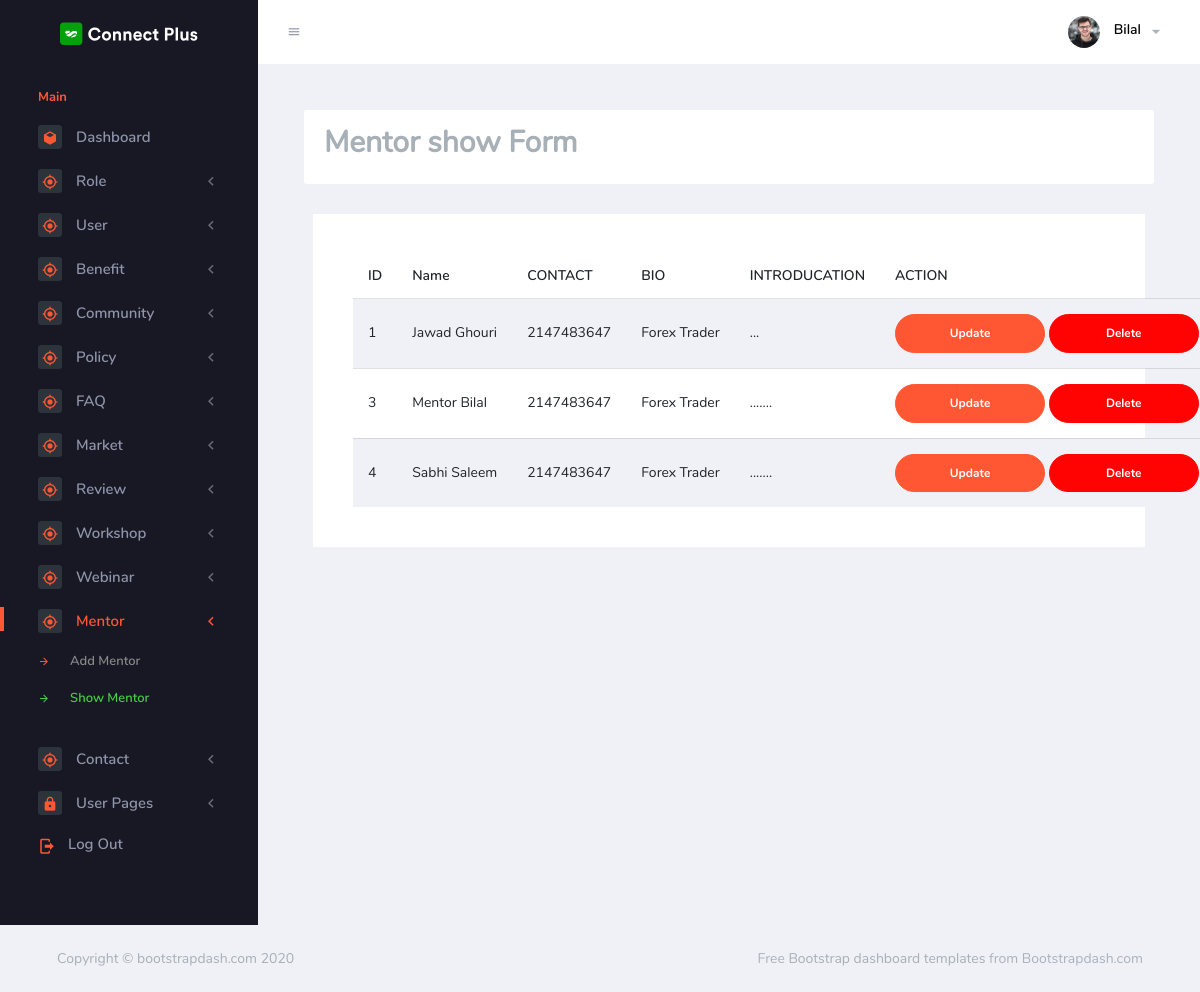
The page /adminpanel/mentorshow.php (signed in) on the database its author committed.
### tables this page shows
CREATE TABLE `mentor` (
  `mentor_id` int(11) NOT NULL,
  `name` varchar(255) NOT NULL,
  `contact_info` int(11) NOT NULL,
  `bio` varchar(255) NOT NULL,
  `introduction` varchar(255) NOT NULL
);

### adminpanel/mentorshow.php (the view)
<?php
include "header.php";
?>
   <div class="main-panel">
          <div class="content-wrapper">
            <div class="row" id="proBanner">
              <div class="col-12">
                <span class="d-flex align-items-center purchase-popup">
                    <h1>Mentor show Form</h1>
                </span>
              </div>
            </div>
            <div class="col-lg-12 grid-margin stretch-card">
                <div class="card">
                  <div class="card-body">
                    <table class="table table-striped">
                      <thead>
                        <tr>
                          <th>ID</th>
                          <th>Name</th>
                          <th>CONTACT</th>
                          <th>BIO</th>
                          <th>INTRODUCATION</th>
                          <th>ACTION</th>
                        </tr>
                      </thead>
                      <tbody>
                        <?php
                        require "connection.php";
                        $qry = "SELECT * FROM `mentor`";
                        $res = mysqli_query($conn, $qry);
                        while ($row =mysqli_fetch_assoc($res)){
                          ?>
                        <tr>
                          <td class="py-1"><?php echo $row['mentor_id'] ?></td>
                          <td class="py-1"><?php echo $row['name'] ?></td>
                          <td class="py-1"><?php echo $row['contact_info'] ?></td>
                          <td class="py-1"><?php echo $row['bio'] ?></td>
                          <td class="py-1"><?php echo $row['introduction'] ?></td>
                          <td>
                            <a href="mentorupdate.php?updid=<?php echo $row['mentor_id'] ?>">
                          <button type="button" class="btn btn-primary btn-rounded btn-fw">Update</button>
                          </a>
                          <a href="mentordelete.php?dltid=<?php echo $row['mentor_id'] ?>">
                          <button type="button" class="btn btn-danger btn-rounded btn-fw">Delete</button>
                          </a>
                        </td>
                        </tr>
                        <?php } ?>
                      </tbody>
                    </table>
                  </div>
                </div>
              </div>
                  </div>
                </div>
              </div>
<?php
include "footer.php";
?>

### adminpanel/header.php (shortened to what this page needs)
<?php
if ($_SESSION['role'] == 1) {
    ?>
<!DOCTYPE html>
<html lang="en">
  <head>
    <link rel="stylesheet" href="assets/vendors/mdi/css/materialdesignicons.min.css">
    <link rel="stylesheet" href="assets/vendors/flag-icon-css/css/flag-icon.min.css">
    <link rel="stylesheet" href="assets/vendors/css/vendor.bundle.base.css">
    <link rel="stylesheet" href="assets/vendors/font-awesome/css/font-awesome.min.css" />
    <link rel="stylesheet" href="assets/vendors/bootstrap-datepicker/bootstrap-datepicker.min.css">
    <link rel="stylesheet" href="assets/css/style.css">
  </head>
  <body>
    <div class="container-scroller">
      <nav class="navbar default-layout-navbar col-lg-12 col-12 p-0 fixed-top d-flex flex-row">
        <div class="text-center navbar-brand-wrapper d-flex align-items-center justify-content-center">
          <a class="navbar-brand brand-logo" href="index.html"><img src="assets/images/logo.svg" alt="logo" /></a>
        </div>
        <div class="navbar-menu-wrapper d-flex align-items-stretch">
          <button class="navbar-toggler navbar-toggler align-self-center" type="button" data-toggle="minimize">
            <span class="mdi mdi-menu"></span>
          </button>
          <ul class="navbar-nav navbar-nav-right">
            <li class="nav-item nav-profile dropdown">
              <a class="nav-link dropdown-toggle" id="profileDropdown" href="#" data-toggle="dropdown" aria-expanded="false">
                <div class="nav-profile-img">
                  <img src="<?php echo $_SESSION['img'] ?>" alt="image">
                </div>
                <div class="nav-profile-text">
                  <p class="mb-1 text-black"><?php echo $_SESSION['name'] ?></p>
                </div>
              </a>
            </li>
          </ul>
        </div>
      </nav>
      <div class="container-fluid page-body-wrapper">
        <nav class="sidebar sidebar-offcanvas" id="sidebar">
          <ul class="nav">
            <li class="nav-item nav-category">Main</li>
            <li class="nav-item">
              <a class="nav-link" href="index.php">
                <span class="icon-bg"><i class="mdi mdi-cube menu-icon"></i></span>
                <span class="menu-title">Dashboard</span>
              </a>
            </li>
            <li class="nav-item">
              <a class="nav-link" data-toggle="collapse" href="#ui-basic1" aria-expanded="false" aria-controls="ui-basic">
                <span class="icon-bg"><i class="mdi mdi-crosshairs-gps menu-icon"></i></span>
                <span class="menu-title">Role</span>
                <i class="menu-arrow"></i>
              </a>
            </li>
            <li class="nav-item">
              <a class="nav-link" data-toggle="collapse" href="#ui-basic2" aria-expanded="false" aria-controls="ui-basic">
                <span class="icon-bg"><i class="mdi mdi-crosshairs-gps menu-icon"></i></span>
                <span class="menu-title">User</span>
                <i class="menu-arrow"></i>
              </a>
            </li>
            <li class="nav-item">
              <a class="nav-link" data-toggle="collapse" href="#ui-basic3" aria-expanded="false" aria-controls="ui-basic">
                <span class="icon-bg"><i class="mdi mdi-crosshairs-gps menu-icon"></i></span>
                <span class="menu-title">Benefit</span>
                <i class="menu-arrow"></i>
              </a>
            </li>
            <li class="nav-item">
              <a class="nav-link" data-toggle="collapse" href="#ui-basic4" aria-expanded="false" aria-controls="ui-basic">
                <span class="icon-bg"><i class="mdi mdi-crosshairs-gps menu-icon"></i></span>
                <span class="menu-title">Community</span>
                <i class="menu-arrow"></i>
              </a>
            </li>
<li class="nav-item">
              <a class="nav-link" data-toggle="collapse" href="#ui-basic5" aria-expanded="false" aria-controls="ui-basic">
                <span class="icon-bg"><i class="mdi mdi-crosshairs-gps menu-icon"></i></span>
                <span class="menu-title">Policy</span>
                <i class="menu-arrow"></i>
              </a>
            </li>
<li class="nav-item">
              <a class="nav-link" data-toggle="collapse" href="#ui-basic6" aria-expanded="false" aria-controls="ui-basic">
                <span class="icon-bg"><i class="mdi mdi-crosshairs-gps menu-icon"></i></span>
                <span class="menu-title">FAQ</span>
                <i class="menu-arrow"></i>
              </a>
            </li>
            <li class="nav-item">
              <a class="nav-link" data-toggle="collapse" href="#ui-basic7" aria-expanded="false" aria-controls="ui-basic">
                <span class="icon-bg"><i class="mdi mdi-crosshairs-gps menu-icon"></i></span>
                <span class="menu-title">Market</span>
                <i class="menu-arrow"></i>
              </a>
            </li>
            <li class="nav-item">
              <a class="nav-link" data-toggle="collapse" href="#ui-basic8" aria-expanded="false" aria-controls="ui-basic">
                <span class="icon-bg"><i class="mdi mdi-crosshairs-gps menu-icon"></i></span>
                <span class="menu-title">Review</span>
                <i class="menu-arrow"></i>
              </a>
            </li>
            <li class="nav-item">
              <a class="nav-link" data-toggle="collapse" href="#ui-basic9" aria-expanded="false" aria-controls="ui-basic">
                <span class="icon-bg"><i class="mdi mdi-crosshairs-gps menu-icon"></i></span>
                <span class="menu-title">Workshop</span>
                <i class="menu-arrow"></i>
              </a>
            </li>
            <li class="nav-item">
              <a class="nav-link" data-toggle="collapse" href="#ui-basic10" aria-expanded="false" aria-controls="ui-basic">
                <span class="icon-bg"><i class="mdi mdi-crosshairs-gps menu-icon"></i></span>
                <span class="menu-title">Webinar</span>
                <i class="menu-arrow"></i>
              </a>
            </li>
            <li class="nav-item">
              <a class="nav-link" data-toggle="collapse" href="#ui-basic10" aria-expanded="false" aria-controls="ui-basic">
                <span class="icon-bg"><i class="mdi mdi-crosshairs-gps menu-icon"></i></span>
                <span class="menu-title">Mentor</span>
                <i class="menu-arrow"></i>
              </a>
              <div class="collapse" id="ui-basic10">
                <ul class="nav flex-column sub-menu">
                  <li class="nav-item"> <a class="nav-link" href="mentoradd.php">Add Mentor</a></li>
                  <li class="nav-item"> <a class="nav-link" href="mentorshow.php"> Show Mentor</a></li>
                </ul>
              </div>
            </li>
            <li class="nav-item">
              <a class="nav-link" data-toggle="collapse" href="#ui-basic11" aria-expanded="false" aria-controls="ui-basic">
                <span class="icon-bg"><i class="mdi mdi-crosshairs-gps menu-icon"></i></span>
                <span class="menu-title">Contact</span>
                <i class="menu-arrow"></i>
              </a>
            </li>
            <li class="nav-item">
              <a class="nav-link" data-toggle="collapse" href="#auth" aria-expanded="false" aria-controls="auth">
                <span class="icon-bg"><i class="mdi mdi-lock menu-icon"></i></span>
                <span class="menu-title">User Pages</span>
                <i class="menu-arrow"></i>
              </a>
            </li>
            <li class="nav-item sidebar-user-actions">
              <div class="sidebar-user-menu">
                <a href="logout.php" class="nav-link"><i class="mdi mdi-logout menu-icon"></i>
                  <span class="menu-title">Log Out</span></a>
              </div>
            </li>
          </ul>
        </nav>
        <?php
} else {
    header("location:sign.php");
}
?>

### adminpanel/footer.php (shortened to what this page needs)
<footer class="footer">
            <div class="footer-inner-wraper">
              <div class="d-sm-flex justify-content-center justify-content-sm-between">
                <span class="text-muted d-block text-center text-sm-left d-sm-inline-block">Copyright © bootstrapdash.com 2020</span>
                <span class="float-none float-sm-right d-block mt-1 mt-sm-0 text-center"> Free <a href="https://www.bootstrapdash.com/" target="_blank">Bootstrap dashboard templates</a> from Bootstrapdash.com</span>
              </div>
            </div>
          </footer>
        </div>
  </body>
</html>

### rows shown on the page
mentor: mentor_id "1", name "Jawad Ghouri", contact_info "2147483647", bio "Forex Trader", introduction "..."
mentor: mentor_id "3", name "Mentor Bilal", contact_info "2147483647", bio "Forex Trader", introduction "......."
mentor: mentor_id "4", name "Sabhi Saleem", contact_info "2147483647", bio "Forex Trader", introduction "......."

### other values the page prints
$_SESSION['name'] "Bilal"
